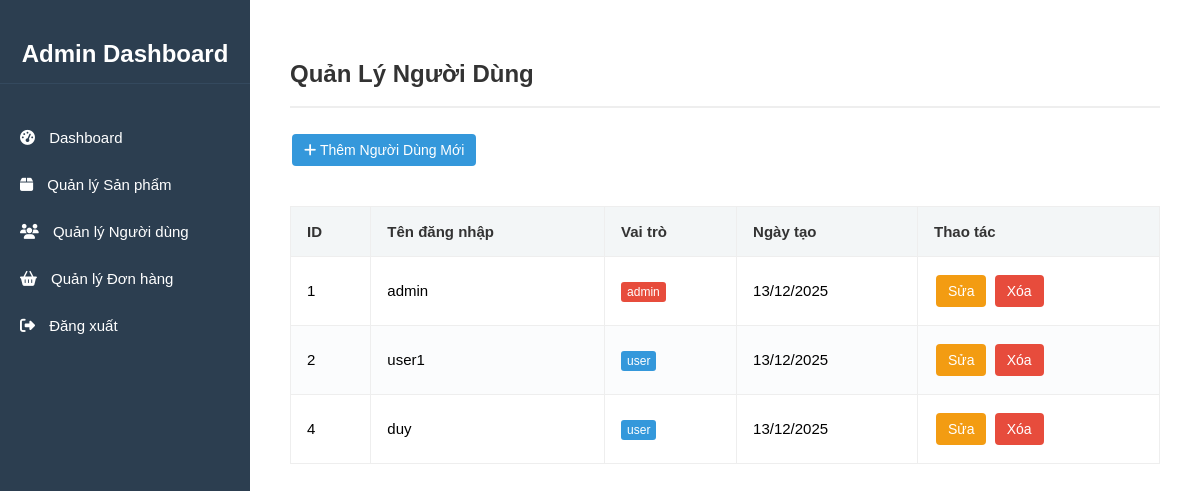
The page /admin/users.php (signed in) on the database its author committed.
### tables this page shows
CREATE TABLE IF NOT EXISTS `users` (
  `id` int NOT NULL AUTO_INCREMENT,
  `username` varchar(50) NOT NULL,
  `password` varchar(255) NOT NULL,
  `role` enum('user','admin') DEFAULT 'user',
  PRIMARY KEY (`id`)
);

### admin/users.php (the view, shortened to what this page needs)
<?php
include 'includes/header.php';
$users_sql = "SELECT id, username, role FROM users ORDER BY id ASC";
$users_result = $conn->query($users_sql);
?>
<div class="main-content">
        <h2>Quản Lý Người Dùng</h2>
        <a href="user_form.php" class="btn btn-primary" style="margin-bottom: 20px;">
            <i class="fas fa-plus"></i> Thêm Người Dùng Mới
        </a>
        <table class="data-table">
            <thead>
                <tr>
                    <th>ID</th>
                    <th>Tên đăng nhập</th>
                    <th>Vai trò</th>
                    <th>Ngày tạo</th>
                    <th>Thao tác</th>
                </tr>
            </thead>
            <tbody>
                <?php while ($row = $users_result->fetch_assoc()): ?>
                <tr>
                    <td><?php echo $row['id']; ?></td>
                    <td><?php echo htmlspecialchars($row['username']); ?></td>
                    <td><span class="role-<?php echo strtolower($row['role']); ?>"><?php echo htmlspecialchars($row['role']); ?></span></td>
                    <td><?php echo date('d/m/Y', strtotime($row['created_at'] ?? date('Y-m-d'))); ?></td>
                    <td>
                        <a href="user_form.php?id=<?php echo $row['id']; ?>" class="btn btn-warning btn-sm">Sửa</a>
                        <form method="post" style="display: inline-block;">
                            <button type="submit" name="delete_user" class="btn btn-danger btn-sm" onclick="return confirm('Xác nhận xóa người dùng \'<?php echo htmlspecialchars($row['username']); ?>\'?');"
                                <?php echo ($row['id'] == $_SESSION['user_id'] || $row['role'] == 'admin') ? 'disabled' : ''; ?>>
                                Xóa
                            </button>
                        </form>
                    </td>
                </tr>
                <?php endwhile; ?>
            </tbody>
        </table>
    </div>

### css/style1.css (style rules this page uses)
body { font-family: Arial, sans-serif; background-color: #f4f7f6; margin: 0; }
.main-content { flex-grow: 1; padding: 40px; background-color: white; }
.main-content h2 { border-bottom: 2px solid #eee; padding-bottom: 18px; margin-bottom: 24px; color: #333; }
.data-table { width: 100%; border-collapse: collapse; margin-top: 20px; table-layout: auto; font-size: 15px; }
.data-table th, .data-table td { border: 1px solid #eee; padding: 16px; text-align: left; vertical-align: middle; }
.data-table th { background-color: #f3f6f7; color: #333; font-weight: 700; }
.data-table tbody tr:nth-child(even) { background-color: #fbfcfd; }
.btn { padding: 8px 12px; border: none; border-radius: 4px; cursor: pointer; text-decoration: none; display: inline-block; font-size: 14px; margin: 2px; text-align: center; }
.btn-primary { background-color: #3498db; color: white; }
.btn-warning { background-color: #f39c12; color: white; }
.btn-danger { background-color: #e74c3c; color: white; }
.role-admin { color: white; background-color: #e74c3c; padding: 3px 6px; border-radius: 3px; font-size: 0.8em; }
.role-user { color: white; background-color: #3498db; padding: 3px 6px; border-radius: 3px; font-size: 0.8em; }

### rows shown on the page
users: id "1", username "admin", role "admin"
users: id "2", username "user1", role "user"
users: id "4", username "duy", role "user"
